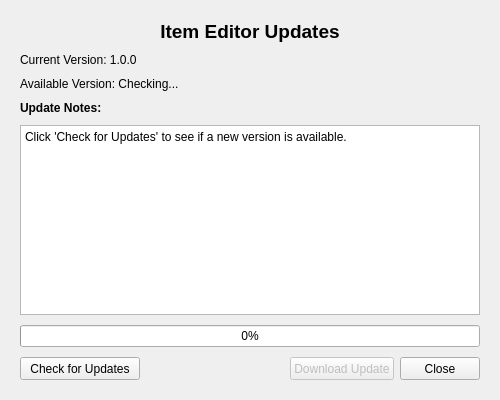
<?xml version="1.0" encoding="UTF-8"?>
<ui version="4.0">
 <class>UpdateDialog</class>
 <widget class="QDialog" name="UpdateDialog">
  <property name="geometry">
   <rect>
    <x>0</x>
    <y>0</y>
    <width>500</width>
    <height>400</height>
   </rect>
  </property>
  <property name="minimumSize">
   <size>
    <width>500</width>
    <height>400</height>
   </size>
  </property>
  <property name="maximumSize">
   <size>
    <width>500</width>
    <height>400</height>
   </size>
  </property>
  <property name="windowTitle">
   <string>Check for Updates</string>
  </property>
  <property name="modal">
   <bool>true</bool>
  </property>
  <layout class="QVBoxLayout" name="verticalLayout">
   <property name="spacing">
    <number>10</number>
   </property>
   <property name="leftMargin">
    <number>20</number>
   </property>
   <property name="topMargin">
    <number>20</number>
   </property>
   <property name="rightMargin">
    <number>20</number>
   </property>
   <property name="bottomMargin">
    <number>20</number>
   </property>
   <item>
    <widget class="QLabel" name="titleLabel">
     <property name="font">
      <font>
       <pointsize>14</pointsize>
       <weight>75</weight>
       <bold>true</bold>
      </font>
     </property>
     <property name="text">
      <string>Item Editor Updates</string>
     </property>
     <property name="alignment">
      <set>Qt::AlignCenter</set>
     </property>
    </widget>
   </item>
   <item>
    <widget class="QLabel" name="currentVersionLabel">
     <property name="text">
      <string>Current Version: 1.0.0</string>
     </property>
    </widget>
   </item>
   <item>
    <widget class="QLabel" name="availableVersionLabel">
     <property name="text">
      <string>Available Version: Checking...</string>
     </property>
    </widget>
   </item>
   <item>
    <widget class="QLabel" name="updateNotesLabel">
     <property name="font">
      <font>
       <weight>75</weight>
       <bold>true</bold>
      </font>
     </property>
     <property name="text">
      <string>Update Notes:</string>
     </property>
    </widget>
   </item>
   <item>
    <widget class="QTextEdit" name="updateNotesEdit">
     <property name="minimumSize">
      <size>
       <width>0</width>
       <height>150</height>
      </size>
     </property>
     <property name="readOnly">
      <bool>true</bool>
     </property>
     <property name="plainText">
      <string>Click 'Check for Updates' to see if a new version is available.</string>
     </property>
    </widget>
   </item>
   <item>
    <widget class="QProgressBar" name="downloadProgressBar">
     <property name="visible">
      <bool>false</bool>
     </property>
     <property name="minimum">
      <number>0</number>
     </property>
     <property name="maximum">
      <number>100</number>
     </property>
     <property name="value">
      <number>0</number>
     </property>
     <property name="textVisible">
      <bool>true</bool>
     </property>
    </widget>
   </item>
   <item>
    <layout class="QHBoxLayout" name="buttonLayout">
     <property name="spacing">
      <number>6</number>
     </property>
     <item>
      <widget class="QPushButton" name="checkUpdatesButton">
       <property name="minimumSize">
        <size>
         <width>120</width>
         <height>23</height>
        </size>
       </property>
       <property name="text">
        <string>Check for Updates</string>
       </property>
      </widget>
     </item>
     <item>
      <spacer name="horizontalSpacer">
       <property name="orientation">
        <enum>Qt::Horizontal</enum>
       </property>
       <property name="sizeHint" stdset="0">
        <size>
         <width>40</width>
         <height>20</height>
        </size>
       </property>
      </spacer>
     </item>
     <item>
      <widget class="QPushButton" name="updateButton">
       <property name="minimumSize">
        <size>
         <width>100</width>
         <height>23</height>
        </size>
       </property>
       <property name="text">
        <string>Download Update</string>
       </property>
       <property name="enabled">
        <bool>false</bool>
       </property>
       <property name="default">
        <bool>true</bool>
       </property>
      </widget>
     </item>
     <item>
      <widget class="QPushButton" name="cancelButton">
       <property name="minimumSize">
        <size>
         <width>75</width>
         <height>23</height>
        </size>
       </property>
       <property name="text">
        <string>Close</string>
       </property>
      </widget>
     </item>
    </layout>
   </item>
  </layout>
 </widget>
 <resources/>
 <connections>
  <connection>
   <sender>cancelButton</sender>
   <signal>clicked()</signal>
   <receiver>UpdateDialog</receiver>
   <slot>reject()</slot>
   <hints>
    <hint type="sourcelabel">
     <x>425</x>
     <y>361</y>
    </hint>
    <hint type="destinationlabel">
     <x>250</x>
     <y>200</y>
    </hint>
   </hints>
  </connection>
 </connections>
</ui>
